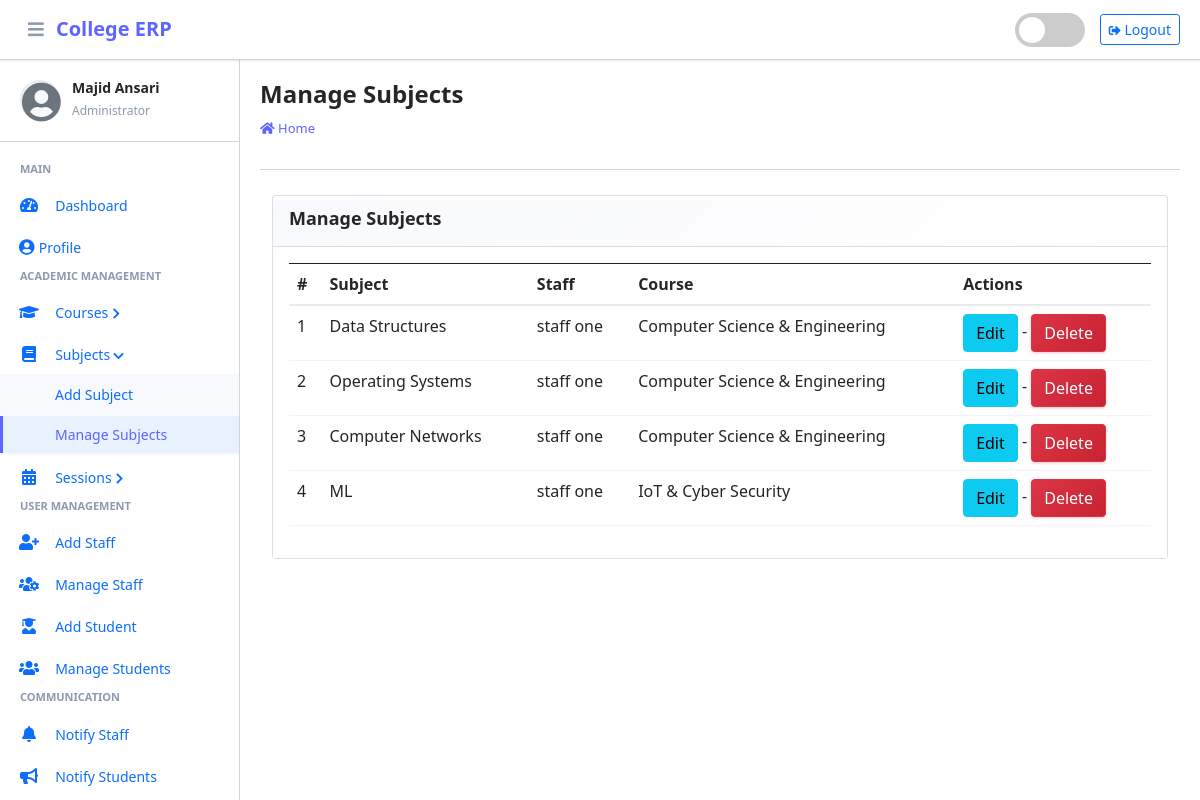
The app's page /subject/manage/ (signed in) with its own data.
### main_app/models.py (models this page shows, shortened)
class CustomUser(AbstractUser):
    USER_TYPE = ((1, "HOD"), (2, "Staff"), (3, "Student"))
    GENDER = [("M", "Male"), ("F", "Female")]
    username = None  # Removed username, using email instead
    email = models.EmailField(unique=True)
    user_type = models.CharField(default=1, choices=USER_TYPE, max_length=1)
    gender = models.CharField(max_length=1, choices=GENDER)
    profile_pic = models.ImageField()
    address = models.TextField()
    fcm_token = models.TextField(default="")  # For firebase notifications
    created_at = models.DateTimeField(auto_now_add=True)
    updated_at = models.DateTimeField(auto_now=True)
    USERNAME_FIELD = "email"
    REQUIRED_FIELDS = []
    objects = CustomUserManager()
    def __str__(self):
        return  self.first_name + " " + self.last_name

class Subject(models.Model):
    name = models.CharField(max_length=120)
    staff = models.ForeignKey(Staff,on_delete=models.CASCADE,)
    course = models.ForeignKey(Course, on_delete=models.CASCADE)
    updated_at = models.DateTimeField(auto_now=True)
    created_at = models.DateTimeField(auto_now_add=True)

class Staff(models.Model):
    course = models.ForeignKey(Course, on_delete=models.DO_NOTHING, null=True, blank=False)
    admin = models.OneToOneField(CustomUser, on_delete=models.CASCADE)

class Course(models.Model):
    name = models.CharField(max_length=120)
    created_at = models.DateTimeField(auto_now_add=True)
    updated_at = models.DateTimeField(auto_now=True)

### main_app/hod_views.py (the view)
# urls.py: path("subject/manage/", hod_views.manage_subject, name='manage_subject'),
def manage_subject(request):
    subjects = Subject.objects.all()
    context = {
        'subjects': subjects,
        'page_title': 'Manage Subjects'
    }
    return render(request, "hod_template/manage_subject.html", context)

### main_app/templates/hod_template/manage_subject.html
{% extends 'main_app/base.html' %}
{% load static %}
{% block page_title %}{{page_title}}{% endblock page_title %}
{% block content %}
<section class="content">
    <div class="container-fluid">
        <div class="row">
            <div class="col-md-12">
                <div class="card">
                    <div class="card-header">
                        <h3 class="card-title">{{page_title}}</h3>
                    </div>
                    <div class="card-body">
                        <table id="example2" class="table table-bordered table-hover">
                            <thead class="thead-dark">
                                <tr>
                                    <th>#</th>
                                    <th>Subject</th>
                                    <th>Staff</th>
                                    <th>Course</th>
                                    <th>Actions</th>
                                </tr>
                            </thead>
                            <tbody>
                                {% for subject in subjects %}
                                <tr>
                                    <td>{{ forloop.counter }}</td>
                                    <td>{{subject.name}}</td>
                                    <td>{{subject.staff.admin}}</td>
                                    <td>{{subject.course.name}}</td>
                                    <td>
                                        <a href="{% url 'edit_subject' subject.id %}" class="btn btn-info">Edit</a> -
                                        <a href="{% url 'delete_subject' subject.id %}" onclick="return confirm('Are you sure you want to delete this ?')" class="btn btn-danger">Delete</a>
                                    </td>
                                </tr>
                                {% endfor %}
                            </tbody>
                        </table>
                    </div>
                </div>
            </div>
        </div>
    </div>
</section>
{% endblock content %}

### main_app/templates/main_app/erpnext_sidebar.html (shortened to what this page needs)
{% load static %}
<div class="sidebar-header">
    <div class="sidebar-user">
        <i class="fas fa-user-circle sidebar-default-avatar" id="default-avatar" style="display: none;"></i>
        <div class="sidebar-user-info">
            <h6>{{ user.get_full_name|default:user.username }}</h6>
            <small>
                {% if user.user_type == '1' %}
                    Administrator
                {% elif user.user_type == '2' %}
                    Staff Member
                {% else %}
                    Student
                {% endif %}
            </small>
        </div>
    </div>
</div>
<div class="nav-section">
    {% if user.user_type == '1' %}
        <h6 class="nav-section-title">Main</h6>
        <div class="nav-item">
            {% url 'admin_home' as admin_home %}
            <a href="{{ admin_home }}" class="nav-link {% if admin_home == request.path %}active{% endif %}">
                <i class="nav-icon fas fa-tachometer-alt"></i>
                <span class="nav-text">Dashboard</span>
            </a>
        </div>
        <div class="nav-item">
            {% url 'admin_view_profile' as admin_view_profile %}
            <a href="{{ admin_view_profile }}" class="nav-link {% if admin_view_profile == request.path %}active{% endif %}">
                <i class="fas fa-user-circle"></i>
                <span class="nav-text">Profile</span>
            </a>
        </div>
        <h6 class="nav-section-title">Academic Management</h6>
        <div class="nav-item has-submenu {% if 'course' in request.path %}open{% endif %}">
            <a href="#" class="nav-link">
                <i class="nav-icon fas fa-graduation-cap"></i>
                <span class="nav-text">Courses</span>
                <i class="nav-arrow fas fa-chevron-right"></i>
            </a>
        </div>
        <div class="nav-item has-submenu {% if 'subject' in request.path %}open{% endif %}">
            <a href="#" class="nav-link">
                <i class="nav-icon fas fa-book"></i>
                <span class="nav-text">Subjects</span>
                <i class="nav-arrow fas fa-chevron-right"></i>
            </a>
            <div class="nav-submenu">
                <div class="nav-item">
                    {% url 'add_subject' as add_subject %}
                    <a href="{{ add_subject }}" class="nav-link {% if add_subject == request.path %}active{% endif %}">
                        <span class="nav-text">Add Subject</span>
                    </a>
                </div>
                <div class="nav-item">
                    {% url 'manage_subject' as manage_subject %}
                    <a href="{{ manage_subject }}" class="nav-link {% if manage_subject == request.path or 'edit_subject' in request.path %}active{% endif %}">
                        <span class="nav-text">Manage Subjects</span>
                    </a>
                </div>
            </div>
        </div>
        <div class="nav-item has-submenu {% if 'session' in request.path %}open{% endif %}">
            <a href="#" class="nav-link">
                <i class="nav-icon fas fa-calendar-alt"></i>
                <span class="nav-text">Sessions</span>
                <i class="nav-arrow fas fa-chevron-right"></i>
            </a>
        </div>
        <h6 class="nav-section-title">User Management</h6>
        <div class="nav-item">
            {% url 'add_staff' as add_staff %}
            <a href="{{ add_staff }}" class="nav-link {% if add_staff == request.path %}active{% endif %}">
                <i class="nav-icon fas fa-user-plus"></i>
                <span class="nav-text">Add Staff</span>
            </a>
        </div>
        <div class="nav-item">
            {% url 'manage_staff' as manage_staff %}
            <a href="{{ manage_staff }}" class="nav-link {% if manage_staff == request.path or 'edit_staff' in request.path %}active{% endif %}">
                <i class="nav-icon fas fa-users-cog"></i>
                <span class="nav-text">Manage Staff</span>
            </a>
        </div>
        <div class="nav-item">
            {% url 'add_student' as add_student %}
            <a href="{{ add_student }}" class="nav-link {% if add_student == request.path %}active{% endif %}">
                <i class="nav-icon fas fa-user-graduate"></i>
                <span class="nav-text">Add Student</span>
            </a>
        </div>
        <div class="nav-item">
            {% url 'manage_student' as manage_student %}
            <a href="{{ manage_student }}" class="nav-link {% if manage_student == request.path or 'edit_student' in request.path %}active{% endif %}">
                <i class="nav-icon fas fa-users"></i>
                <span class="nav-text">Manage Students</span>
            </a>
        </div>
        <h6 class="nav-section-title">Communication</h6>
        <div class="nav-item">
            {% url 'admin_notify_staff' as admin_notify_staff %}
            <a href="{{ admin_notify_staff }}" class="nav-link {% if admin_notify_staff == request.path %}active{% endif %}">
                <i class="nav-icon fas fa-bell"></i>
                <span class="nav-text">Notify Staff</span>
            </a>
        </div>
        <div class="nav-item">
            {% url 'admin_notify_student' as admin_notify_student %}
            <a href="{{ admin_notify_student }}" class="nav-link {% if admin_notify_student == request.path %}active{% endif %}">
                <i class="nav-icon fas fa-bullhorn"></i>
                <span class="nav-text">Notify Students</span>
            </a>
        </div>
    {% endif %}
</div>

### records on screen
CustomUser: get_full_name "Majid Ansari"
Subject: name "Data Structures", staff.admin "staff one", course.name "Computer Science & Engineering"
Subject: name "Operating Systems", staff.admin "staff one", course.name "Computer Science & Engineering"
Subject: name "Computer Networks", staff.admin "staff one", course.name "Computer Science & Engineering"
Subject: name "ML", staff.admin "staff one", course.name "IoT & Cyber Security"

### other values on screen
{{ page_title }} "Manage Subjects"
